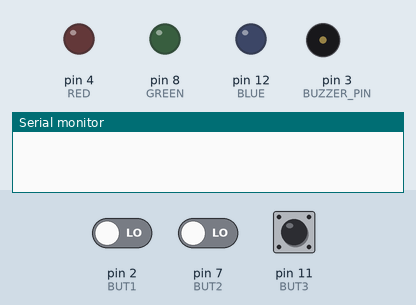
Simulated run of this sketch. Board: Arduino Uno, built with avr-gcc and run on an emulated ATmega328P. Parts: output pins drawn as LEDs (lit = HIGH), buzzer (waves = sounding), the last lines printed to the serial monitor. The inputs (shaded band) are chosen by the test bench; at power-on: pin 11 (BUT3) LOW, pin 2 (BUT1) LOW, pin 7 (BUT2) LOW. Random numbers use the default seed unless the sketch sets one. At 9.1 s the program stops and its outputs stay as they are.

Above: at 4.3 s.
4.4 s: pin 11 (BUT3) pulled HIGH for 0.15 s
At 5.8 s:
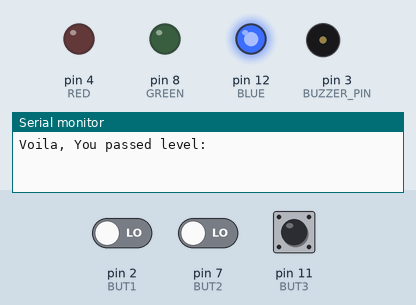
At 6.8 s:
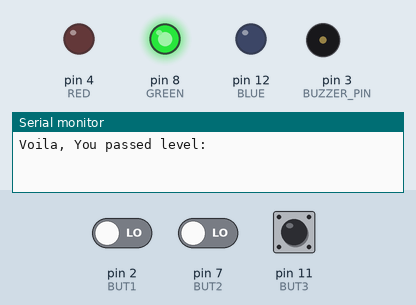
7.5 s: pin 2 (BUT1) driven HIGH and pin 7 (BUT2) driven HIGH
At 8.98 s:
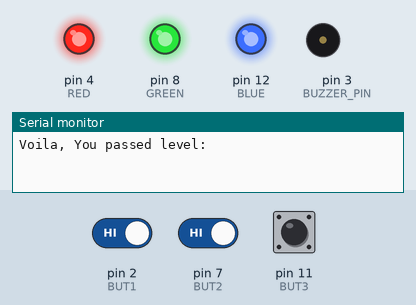
Timing chart, 0 to 10.6 s (numbered marks = the images above; inputs shaded):
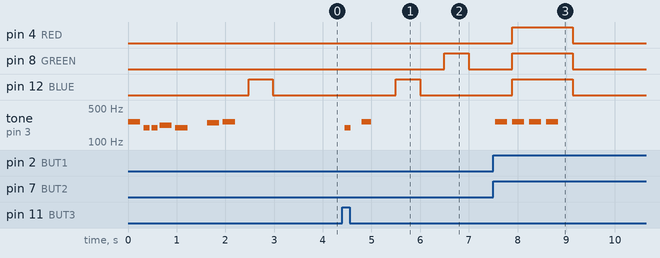

The sketch:

memorygame.ino
```cpp
#include "pitches.h"

#define BUZZER_PIN 3


int melody[] = {
  NOTE_C4, NOTE_G3, NOTE_G3, NOTE_A3, NOTE_G3, 0, NOTE_B3, NOTE_C4
};
int noteDurations[] = {
  4, 8, 8, 4, 4, 4, 4, 4
};

const int songspeed = 1.5;
//Pirate SONG
int notes[] = {

   NOTE_E4, NOTE_G4, NOTE_A4, NOTE_A4, 0,
   NOTE_A4, NOTE_B4, NOTE_C5, NOTE_C5, 0,
   NOTE_C5, NOTE_D5, NOTE_B4, NOTE_B4, 0,
   NOTE_A4, NOTE_G4, NOTE_A4, 0,

   NOTE_E4, NOTE_G4, NOTE_A4, NOTE_A4, 0,
   NOTE_A4, NOTE_B4, NOTE_C5, NOTE_C5, 0,
   NOTE_C5, NOTE_D5, NOTE_B4, NOTE_B4, 0,
   NOTE_A4, NOTE_G4, NOTE_A4, 0,

   NOTE_E4, NOTE_G4, NOTE_A4, NOTE_A4, 0,
   NOTE_A4, NOTE_C5, NOTE_D5, NOTE_D5, 0,
   NOTE_D5, NOTE_E5, NOTE_F5, NOTE_F5, 0,
   NOTE_E5, NOTE_D5, NOTE_E5, NOTE_A4, 0,

   NOTE_A4, NOTE_B4, NOTE_C5, NOTE_C5, 0,
   NOTE_D5, NOTE_E5, NOTE_A4, 0,
   NOTE_A4, NOTE_C5, NOTE_B4, NOTE_B4, 0,
   NOTE_C5, NOTE_A4, NOTE_B4, 0,

   NOTE_A4, NOTE_A4,
   //Repeat of first part
   NOTE_A4, NOTE_B4, NOTE_C5, NOTE_C5, 0,
   NOTE_C5, NOTE_D5, NOTE_B4, NOTE_B4, 0,
   NOTE_A4, NOTE_G4, NOTE_A4, 0,

   NOTE_E4, NOTE_G4, NOTE_A4, NOTE_A4, 0,
   NOTE_A4, NOTE_B4, NOTE_C5, NOTE_C5, 0,
   NOTE_C5, NOTE_D5, NOTE_B4, NOTE_B4, 0,
   NOTE_A4, NOTE_G4, NOTE_A4, 0,

   NOTE_E4, NOTE_G4, NOTE_A4, NOTE_A4, 0,
   NOTE_A4, NOTE_C5, NOTE_D5, NOTE_D5, 0,
   NOTE_D5, NOTE_E5, NOTE_F5, NOTE_F5, 0,
   NOTE_E5, NOTE_D5, NOTE_E5, NOTE_A4, 0,

   NOTE_A4, NOTE_B4, NOTE_C5, NOTE_C5, 0,
   NOTE_D5, NOTE_E5, NOTE_A4, 0,
   NOTE_A4, NOTE_C5, NOTE_B4, NOTE_B4, 0,
   NOTE_C5, NOTE_A4, NOTE_B4, 0,
   //End of Repeat

   NOTE_E5, 0, 0, NOTE_F5, 0, 0,
   NOTE_E5, NOTE_E5, 0, NOTE_G5, 0, NOTE_E5, NOTE_D5, 0, 0,
   NOTE_D5, 0, 0, NOTE_C5, 0, 0,
   NOTE_B4, NOTE_C5, 0, NOTE_B4, 0, NOTE_A4,

   NOTE_E5, 0, 0, NOTE_F5, 0, 0,
   NOTE_E5, NOTE_E5, 0, NOTE_G5, 0, NOTE_E5, NOTE_D5, 0, 0,
   NOTE_D5, 0, 0, NOTE_C5, 0, 0,
   NOTE_B4, NOTE_C5, 0, NOTE_B4, 0, NOTE_A4

};

int duration[] =
{

  125, 125, 250, 125, 125,
  125, 125, 250, 125, 125,
  125, 125, 250, 125, 125,
  125, 125, 375, 125,

  125, 125, 250, 125, 125,
  125, 125, 250, 125, 125,
  125, 125, 250, 125, 125,
  125, 125, 375, 125,

  125, 125, 250, 125, 125,
  125, 125, 250, 125, 125,
  125, 125, 250, 125, 125,
  125, 125, 125, 250, 125,

  125, 125, 250, 125, 125,
  250, 125, 250, 125,
  125, 125, 250, 125, 125,
  125, 125, 375, 375,

  250, 125,
  //Rpeat of First Part
  125, 125, 250, 125, 125,
  125, 125, 250, 125, 125,
  125, 125, 375, 125,

  125, 125, 250, 125, 125,
  125, 125, 250, 125, 125,
  125, 125, 250, 125, 125,
  125, 125, 375, 125,

  125, 125, 250, 125, 125,
  125, 125, 250, 125, 125,
  125, 125, 250, 125, 125,
  125, 125, 125, 250, 125,

  125, 125, 250, 125, 125,
  250, 125, 250, 125,
  125, 125, 250, 125, 125,
  125, 125, 375, 375,

  //End of Repeat

  250, 125, 375, 250, 125, 375,
  125, 125, 125, 125, 125, 125, 125, 125, 375,
  250, 125, 375, 250, 125, 375,
  125, 125, 125, 125, 125, 500,

  250, 125, 375, 250, 125, 375,
  125, 125, 125, 125, 125, 125, 125, 125, 375,
  250, 125, 375, 250, 125, 375,
  125, 125, 125, 125, 125, 500

};


int draw;
int currentL = 1;

const int gameSpeed = 500;

int ledSeq[9] = {0, 0 ,0 ,0 ,0 ,0 ,0 ,0, 0};

int butSeq[9] = {0, 0 ,0 ,0 ,0 ,0 ,0 ,0, 0};

const int RED = 4;
const int GREEN = 8;
const int BLUE = 12;

const int BUT1 = 2;
const int BUT2 = 7;
const int BUT3 = 11;

int ledState1 = 0;
int ledState2 = 0;
int ledState3 = 0;

int buttonState1 = 0;
int buttonState2 = 0;
int buttonState3 = 0;

int obuttonState1 = 0;
int obuttonState2 = 0;
int obuttonState3 = 0;

void setup() {

  Serial.begin(19200);


  pinMode(RED, OUTPUT);
  pinMode(GREEN, OUTPUT);
  pinMode(BLUE, OUTPUT);

  pinMode(BUT1  , INPUT);
  pinMode(BUT2, INPUT);
  pinMode(BUT3, INPUT);
  randomSeed(analogRead(9));

  for (int thisNote = 0; thisNote < 8; thisNote++) {

    // to calculate the note duration, take one second divided by the note type.
    //e.g. quarter note = 1000 / 4, eighth note = 1000/8, etc.
    int noteDuration = 1000 / noteDurations[thisNote];
    tone(BUZZER_PIN, melody[thisNote], noteDuration);

    // to distinguish the notes, set a minimum time between them.
    // the note's duration + 30% seems to work well:
    int pauseBetweenNotes = noteDuration * 1.30;
    delay(pauseBetweenNotes);
    // stop the tone playing:
    noTone(BUZZER_PIN);
  }

  delay(200);

  draw = random(1, 4);
  ledSeq[currentL-1]= draw;
  play(currentL);


}
int i = 1;

void nextLevel(){

  delay(gameSpeed);
  currentL += 1;
  draw = random(1, 4);
  ledSeq[currentL-1]= draw;
  play(currentL);

  }
void loop() {
  Serial.print(ledSeq[0]);
  /*
  buttonState1 = digitalRead(BUT1);
  buttonState2 = digitalRead(BUT2);
  buttonState3 = digitalRead(BUT3);


  if ((buttonState1 == HIGH)&& (obuttonState1 == LOW)){
    ledState1 = 1 - ledState1;
    }
  obuttonState1 = buttonState1;
  delay(10);

  if ((buttonState2 == HIGH)&& (obuttonState2 == LOW)){
    ledState2 = 1 - ledState2;
    }
  obuttonState2 = buttonState2;
  delay(10);

  if ((buttonState3 == HIGH)&& (obuttonState3 == LOW)){
    ledState3 = 1 - ledState3;
    }
  obuttonState3 = buttonState3;
  delay(10);

  if (ledState1 == HIGH) {
    digitalWrite(RED, HIGH);
  } else {
    digitalWrite(RED, LOW);
  }
  if (ledState2 == HIGH) {
    digitalWrite(GREEN, HIGH);
  } else {
    digitalWrite(GREEN, LOW);
  }
  if (ledState3 == HIGH) {
    digitalWrite(BLUE, HIGH);
  } else {
    digitalWrite(BLUE, LOW);
  }
  */
}

void recordButtonSeq(){
  int p = 1;
  while (p <= currentL){
    buttonState1 = digitalRead(BUT1);
    buttonState2 = digitalRead(BUT2);
    buttonState3 = digitalRead(BUT3);


    if ((buttonState1 == HIGH)&& (obuttonState1 == LOW)){
      butSeq[p-1] = 1;
      p += 1;
      }
    obuttonState1 = buttonState1;
    delay(10);

    if ((buttonState2 == HIGH)&& (obuttonState2 == LOW)){
      butSeq[p-1] = 2;
      p += 1;
      }
    obuttonState2 = buttonState2;
    delay(10);

    if ((buttonState3 == HIGH)&& (obuttonState3 == LOW)){
      butSeq[p-1] = 3;
      p += 1;
      }
    obuttonState3 = buttonState3;
    delay(10);


    }
    checkButtonSeq();
  }

void checkButtonSeq() {
   int check = 0;
   for (int i = 0; i < 9; i++) {
        if (ledSeq[i] == butSeq[i]) {
            check = 1;
            continue;

        }
        else if (ledSeq[i] != butSeq[i]) {

            check = 0;
            break;
            // stop at that wrong input
        }
  }


  if (check==0) {

    for (int i = 0; i < 4; i++){
      tone(BUZZER_PIN, melody[0], 1000 / noteDurations[0]);

            // to distinguish the notes, set a minimum time between them.
            // the note's duration + 30% seems to work well:

            delay(300);
            // stop the tone playing:
            noTone(BUZZER_PIN);

            delay(50);
            digitalWrite(RED, HIGH);
            digitalWrite(GREEN, HIGH);
            digitalWrite(BLUE, HIGH);

      }
      delay (200);
      digitalWrite(RED, LOW);
      digitalWrite(GREEN, LOW);
      digitalWrite(BLUE, LOW);
      while (1){
              continue;
              }


    }
  else if (check == 1) {

            Serial.print("Voila, You passed level: " + currentL-1);
            tone(BUZZER_PIN, melody[1], 1000 / noteDurations[1]);

            // to distinguish the notes, set a minimum time between them.
            // the note's duration + 30% seems to work well:

            delay(300);
            // stop the tone playing:
            noTone(BUZZER_PIN);

            delay(50);

            tone(BUZZER_PIN, melody[0], 1000 / noteDurations[0]);

            // to distinguish the notes, set a minimum time between them.
            // the note's duration + 30% seems to work well:

            delay(200);
            // stop the tone playing:
            noTone(BUZZER_PIN);

            if (currentL == 9) {

            delay(200);
            for (int i=0;i<203;i++)
            {
            if (i%3==0) {
              digitalWrite(RED, HIGH);
              digitalWrite(GREEN, LOW);
              digitalWrite(BLUE, LOW);
              }
            if (i%3==1) {
              digitalWrite(RED, LOW);
              digitalWrite(GREEN, HIGH);
              digitalWrite(BLUE, LOW);

              }
            if (i%3==2) {
              digitalWrite(RED, LOW);
              digitalWrite(GREEN, LOW);
              digitalWrite(BLUE, HIGH);
              }


            int wait = duration[i] * songspeed;
            tone(BUZZER_PIN,notes[i],wait);
            delay(wait);
            }

            digitalWrite(RED, LOW);
            digitalWrite(GREEN, LOW);
            digitalWrite(BLUE, LOW);

            while  (1) {
              continue;
              }

    }

            nextLevel();
    }


}
void play(int level){

  int t = 1;
  while(t <= level){

    playLED(ledSeq[t-1]);

    t++;
    }
  delay(10);
  recordButtonSeq();
}
void playLED(int k) {
    if (k==1){
      digitalWrite(RED, HIGH);
      delay(gameSpeed);
      digitalWrite(RED, LOW);
      delay(gameSpeed);
      }
      if (k==2){
      digitalWrite(GREEN, HIGH);
      delay(gameSpeed);
      digitalWrite(GREEN, LOW);
      delay(gameSpeed);
      }
      if (k==3){
      digitalWrite(BLUE, HIGH);
      delay(gameSpeed);
      digitalWrite(BLUE, LOW);
      delay(gameSpeed);
      }

  }
```

pitches.h
```cpp
/*************************************************
 * Public Constants
 *************************************************/

#define NOTE_B0  31
#define NOTE_C1  33
#define NOTE_CS1 35
#define NOTE_D1  37
#define NOTE_DS1 39
#define NOTE_E1  41
#define NOTE_F1  44
#define NOTE_FS1 46
#define NOTE_G1  49
#define NOTE_GS1 52
#define NOTE_A1  55
#define NOTE_AS1 58
#define NOTE_B1  62
#define NOTE_C2  65
#define NOTE_CS2 69
#define NOTE_D2  73
#define NOTE_DS2 78
#define NOTE_E2  82
#define NOTE_F2  87
#define NOTE_FS2 93
#define NOTE_G2  98
#define NOTE_GS2 104
#define NOTE_A2  110
#define NOTE_AS2 117
#define NOTE_B2  123
#define NOTE_C3  131
#define NOTE_CS3 139
#define NOTE_D3  147
#define NOTE_DS3 156
#define NOTE_E3  165
#define NOTE_F3  175
#define NOTE_FS3 185
#define NOTE_G3  196
#define NOTE_GS3 208
#define NOTE_A3  220
#define NOTE_AS3 233
#define NOTE_B3  247
#define NOTE_C4  262
#define NOTE_CS4 277
#define NOTE_D4  294
#define NOTE_DS4 311
#define NOTE_E4  330
#define NOTE_F4  349
#define NOTE_FS4 370
#define NOTE_G4  392
#define NOTE_GS4 415
#define NOTE_A4  440
#define NOTE_AS4 466
#define NOTE_B4  494
#define NOTE_C5  523
#define NOTE_CS5 554
#define NOTE_D5  587
#define NOTE_DS5 622
#define NOTE_E5  659
#define NOTE_F5  698
#define NOTE_FS5 740
#define NOTE_G5  784
#define NOTE_GS5 831
#define NOTE_A5  880
#define NOTE_AS5 932
#define NOTE_B5  988
#define NOTE_C6  1047
#define NOTE_CS6 1109
#define NOTE_D6  1175
#define NOTE_DS6 1245
#define NOTE_E6  1319
#define NOTE_F6  1397
#define NOTE_FS6 1480
#define NOTE_G6  1568
#define NOTE_GS6 1661
#define NOTE_A6  1760
#define NOTE_AS6 1865
#define NOTE_B6  1976
#define NOTE_C7  2093
#define NOTE_CS7 2217
#define NOTE_D7  2349
#define NOTE_DS7 2489
#define NOTE_E7  2637
#define NOTE_F7  2794
#define NOTE_FS7 2960
#define NOTE_G7  3136
#define NOTE_GS7 3322
#define NOTE_A7  3520
#define NOTE_AS7 3729
#define NOTE_B7  3951
#define NOTE_C8  4186
#define NOTE_CS8 4435
#define NOTE_D8  4699
#define NOTE_DS8 4978
```

Measured:
- after the input at 4.4 s, pin 8 (GREEN): LOW → HIGH after 2.1 s, → LOW 0.50 s later; pin 12 (BLUE): LOW → HIGH after 1.1 s, → LOW 0.50 s later; tone on pin 3 (BUZZER_PIN): silent → 196 Hz after 0.05 s, → silent 0.13 s later, → 262 Hz 0.23 s later, → silent 0.20 s later
- after the input at 7.5 s, pin 4 (RED), pin 8 (GREEN), pin 12 (BLUE): LOW → HIGH after 0.39 s, → LOW 1.3 s later; tone on pin 3 (BUZZER_PIN): alternates 262 Hz for 0.25 s and silent for 0.10 s, 8 changes in all, then stays silent, starting at once
- by itself, tone on pin 3 (BUZZER_PIN): plays 262 Hz for 0.25 s, 196 Hz for 0.13 s, 196 Hz for 0.13 s, 220 Hz for 0.25 s, 196 Hz for 0.25 s, 247 Hz for 0.25 s … (7 notes in this stretch)
